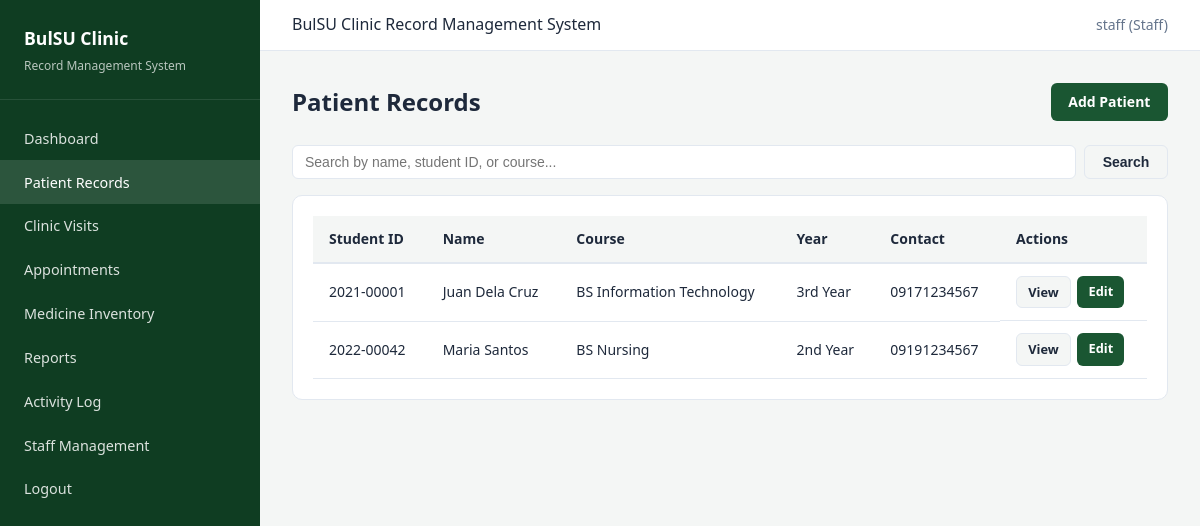
/patients/ (signed in), run on an earlier commit of the app's database.
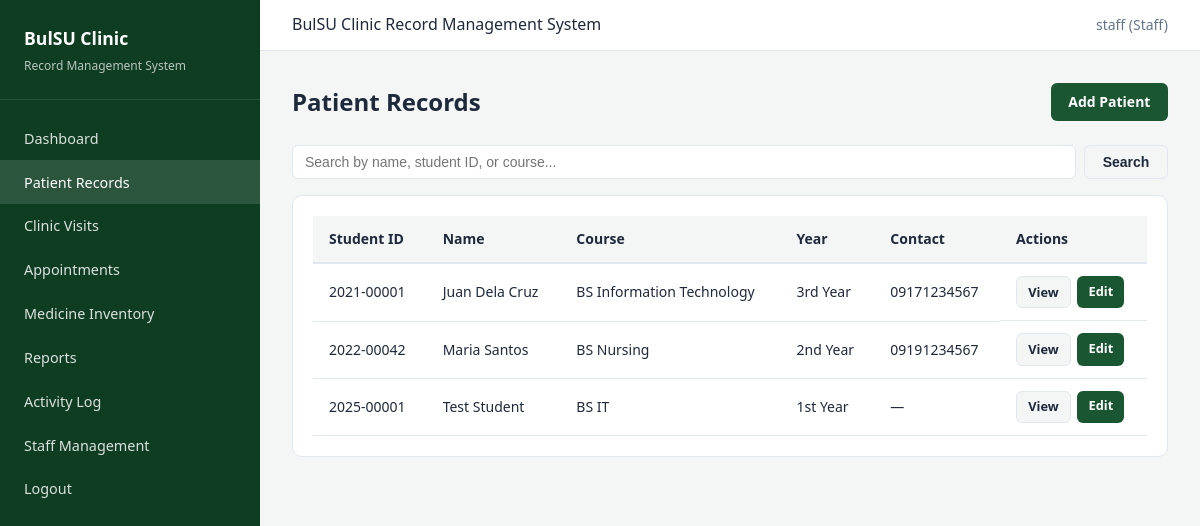
And on a later commit of the database.
### tables this page shows
CREATE TABLE patients (
            id INTEGER PRIMARY KEY AUTOINCREMENT,
            user_id INTEGER UNIQUE,
            student_id TEXT UNIQUE NOT NULL,
            first_name TEXT NOT NULL,
            last_name TEXT NOT NULL,
            course TEXT,
            year_level TEXT,
            contact_number TEXT,
            emergency_contact TEXT,
            medical_history TEXT,
            allergies TEXT,
            created_at TEXT DEFAULT CURRENT_TIMESTAMP,
            updated_at TEXT DEFAULT CURRENT_TIMESTAMP,
            FOREIGN KEY (user_id) REFERENCES users(id) ON DELETE SET NULL
        );

### controllers/patient_controller.py (the view)
@patient_bp.route("/")
@staff_required
def list_patients():
    search = request.args.get("search", "")
    patients = PatientModel.get_all(search)
    return render_template("staff/patients/list.html", patients=patients, search=search)

### models/database.py (called while the page is built)
def get_db():
    conn = sqlite3.connect(Config.DATABASE)
    conn.row_factory = sqlite3.Row
    conn.execute("PRAGMA foreign_keys = ON")
    return conn

### models/patient.py (called while the page is built, shortened)
    @staticmethod
    def get_all(search=""):
        conn = get_db()
        query = """
            SELECT p.*, u.username
            FROM patients p
            LEFT JOIN users u ON p.user_id = u.id
        """
        params = []
        query += " ORDER BY p.last_name, p.first_name"
        rows = conn.execute(query, params).fetchall()
        conn.close()
        return [dict(row) for row in rows]

### views/templates/staff/patients/list.html (shortened to what this page needs)
{% extends "base.html" %}
{% block content %}
<div class="page-header">
    <h1>Patient Records</h1>
    <a href="{{ url_for('patients.add_patient') }}" class="btn btn-primary">Add Patient</a>
</div>
<form class="search-bar" method="GET">
    <input type="text" name="search" value="{{ search }}" placeholder="Search by name, student ID, or course...">
    <button type="submit" class="btn btn-secondary">Search</button>
</form>
<div class="card">
    <div class="table-wrap">
        <table>
            <thead>
                <tr>
                    <th>Student ID</th>
                    <th>Name</th>
                    <th>Course</th>
                    <th>Year</th>
                    <th>Contact</th>
                    <th>Actions</th>
                </tr>
            </thead>
            <tbody>
                {% for p in patients %}
                <tr>
                    <td>{{ p.student_id }}</td>
                    <td>{{ p.first_name }} {{ p.last_name }}</td>
                    <td>{{ p.course or '—' }}</td>
                    <td>{{ p.year_level or '—' }}</td>
                    <td>{{ p.contact_number or '—' }}</td>
                    <td class="btn-group">
                        <a href="{{ url_for('patients.view_patient', patient_id=p.id) }}" class="btn btn-secondary btn-sm">View</a>
                        <a href="{{ url_for('patients.edit_patient', patient_id=p.id) }}" class="btn btn-primary btn-sm">Edit</a>
                    </td>
                </tr>
                {% else %}
                <tr><td colspan="6" class="empty-state">No patients found.</td></tr>
                {% endfor %}
            </tbody>
        </table>
    </div>
</div>
{% endblock %}

What changed in the data, as far as the page shows it:
added patients: student_id "2025-00001", first_name "Test", last_name "Student", course "BS IT", year_level "1st Year", contact_number "—"
